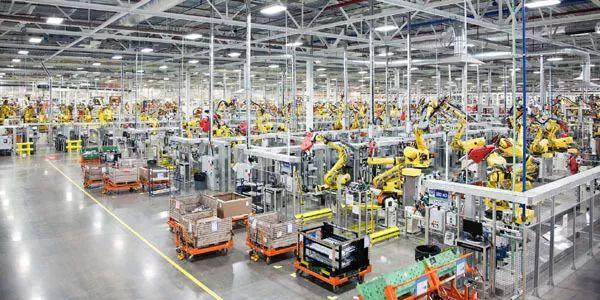
#> input picture pictures/factory.jpg, 600 x 300 px
$ python '42.图像二值寻找OTSU.py'
#> lines starting #> are read from the running program, lines starting #| are printed output that depends on the picture; after the words box and inside, x2 and y2 are one past the last pixel; in counts of white or black regions, pixels touching at a corner belong together
import cv2 as cv
import numpy as np

# [6 lines of commented-out code are left out]

src = cv.imread("./pictures/factory.jpg")
#> src is the input picture: shape (300, 600, 3); mean B, G, R 141.9, 147.8, 150.8
cv.namedWindow("input", cv.WINDOW_AUTOSIZE)
cv.imshow("input", src)
h, w = src.shape[:2]
#> h = 300; w = 600

# 自动阈值分割 OTSU
gray = cv.cvtColor(src, cv.COLOR_BGR2GRAY)
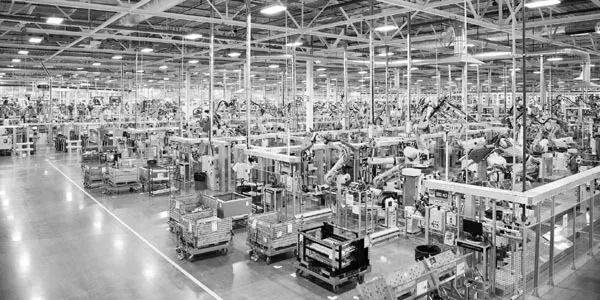
#> gray: shape (300, 600); min 0, max 255, mean 148.1
ret, binary = cv.threshold(gray, 0, 255, cv.THRESH_BINARY | cv.THRESH_OTSU)
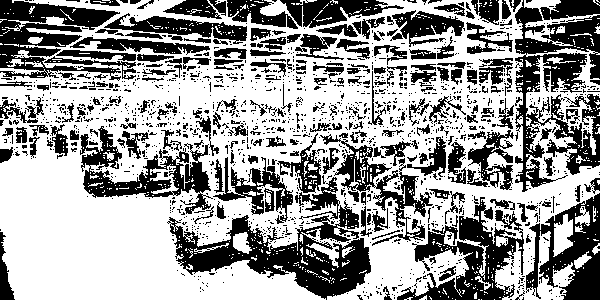
#> binary: shape (300, 600); 60.7% white; 1532 black regions (1312 under 20 px), largest, box (x1, y1, x2, y2) and area: (167, 177, 371, 300) 8057, (515, 0, 600, 192) 7535, (397, 197, 524, 300) 4916
#> ret = 138
#
# C++ void adaptiveThreshold(
#                              InputArray src,    输入图像.
#                              OutputArray dst,     输出图像.
#                              double max_value,
#                              int adaptive_method,
#                              int threshold_type,
#                              int block_size,
#                              double param )
# 第一个参数，输入图像，需为8位单通道浮点图像
# 第二个参数，输出图像，需和原图像尺寸类型一致
# 第三个参数，double类型，给像素赋的满足条件的非零值
# 第四个参数，用于指定自适应阈值的算法，CV_ADAPTIVE_THRESH_MEAN_C ，CV_ADAPTIVE_THRESH_GAUSSIAN_C
# 第五个参数，取阈值类型：必须是CV_THRESH_BINARY或者CV_THRESH_BINARY_INV
# 第六个参数，用来计算阈值的象素邻域大小: 3, 5, 7, ...
# 第七个参数，与方法有关的参数。对方法 CV_ADAPTIVE_THRESH_MEAN_C 和 CV_ADAPTIVE_THRESH_GAUSSIAN_C
# 它是一个从均值或加权均值提取的常数, 有时也可以是小数或负数。
# 对方法 CV_ADAPTIVE_THRESH_MEAN_C，先求出块中的均值，再减掉param。
# 对方法 CV_ADAPTIVE_THRESH_GAUSSIAN_C
# 那么区域中（x，y）周围的像素根据高斯函数按照他们离中心点的距离进行加权计算，再减掉param。

print("ret :", ret)
#| ret : 138.0
cv.imshow("binary", binary)

result = np.zeros([h, w * 2, 3], dtype=src.dtype)
result[0:h, 0:w, :] = src
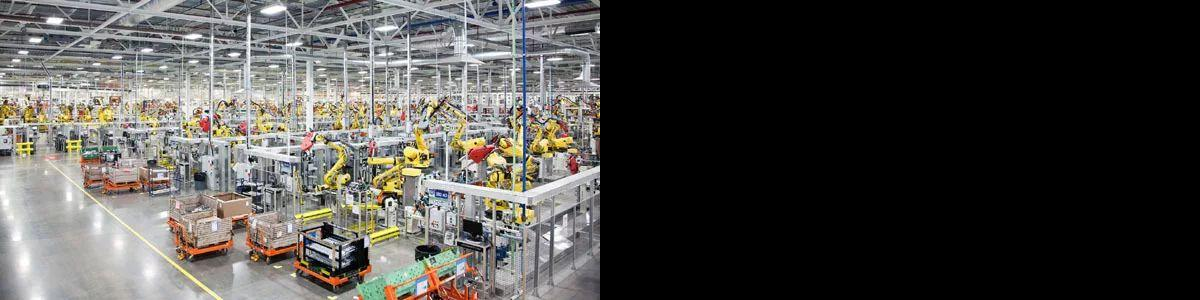
#> result: shape (300, 1200, 3); mean B, G, R 71, 73.9, 75.4
result[0:h, w:2 * w, :] = cv.cvtColor(binary, cv.COLOR_GRAY2BGR)
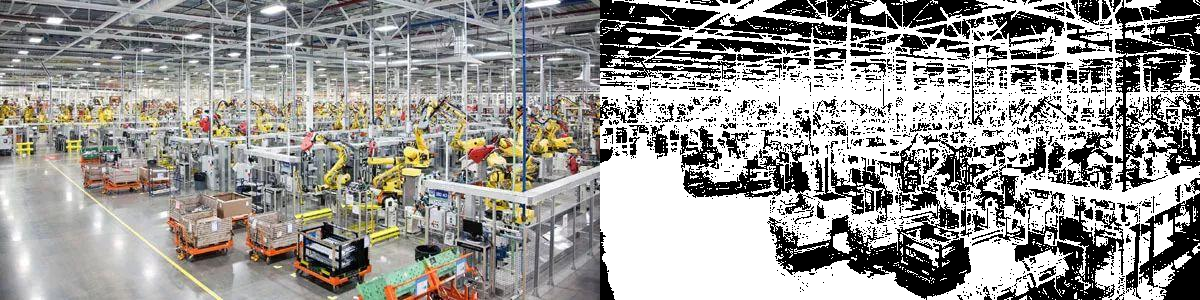
#> result: shape (300, 1200, 3); mean B, G, R 148.4, 151.4, 152.8
cv.putText(result, "input", (10, 30), cv.FONT_ITALIC, 1.0, (0, 0, 255), 2)
cv.putText(result, "binary, threshold = " + str(ret), (w + 10, 30), cv.FONT_ITALIC, 1.0, (0, 0, 255), 2)
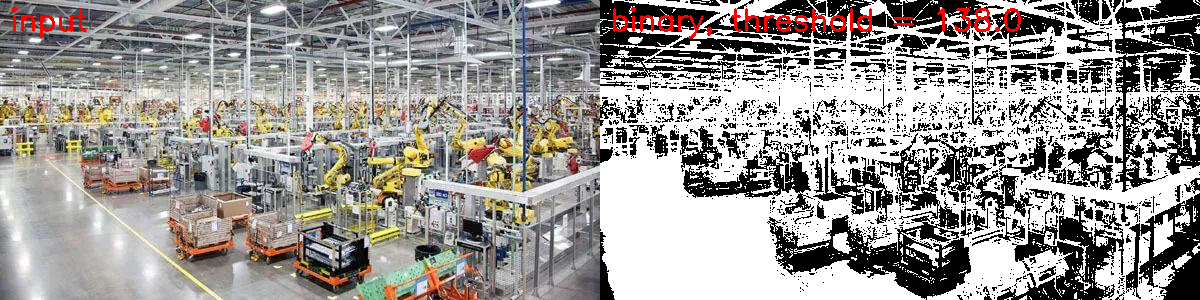
#> result: shape (300, 1200, 3); mean B, G, R 147.6, 150.6, 154.2
cv.imshow("result", result)
cv.imwrite("binary_result.png", result)

cv.waitKey(0)
cv.destroyAllWindows()

$ run again, with pictures/blox.jpg copied over pictures/factory.jpg
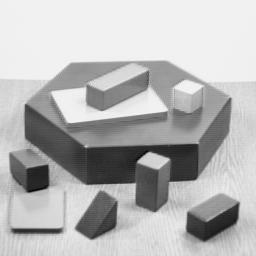
#> input picture pictures/blox.jpg, 256 x 256 px
#> src is the input picture: shape (256, 256, 3); min 0, max 252, mean 182.8
#> `ret, binary = cv.threshold(gray, 0, 255, cv.THRESH_BINARY | cv.THRESH_..`:
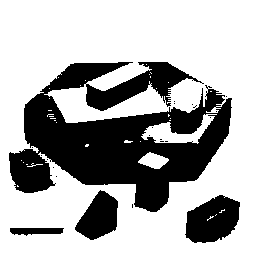
#> binary: shape (256, 256); 68% white; 22 black regions (18 under 20 px), largest, box (x1, y1, x2, y2) and area: (9, 62, 232, 212) 17345, (185, 195, 240, 243) 1893, (75, 190, 118, 240) 1360, (10, 228, 64, 236) 324
#> ret = 161
#| ret : 161.0
#> `cv.putText(result, "binary, threshold = " + str(ret), (w + 10, 30), cv..`:
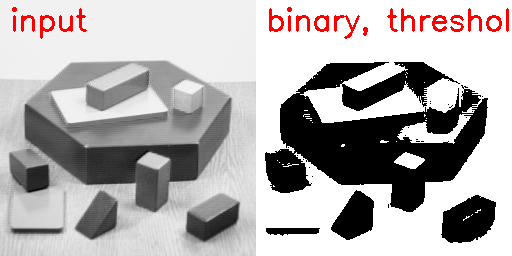
#> result: shape (256, 512, 3); mean B, G, R 174, 174, 178.2
